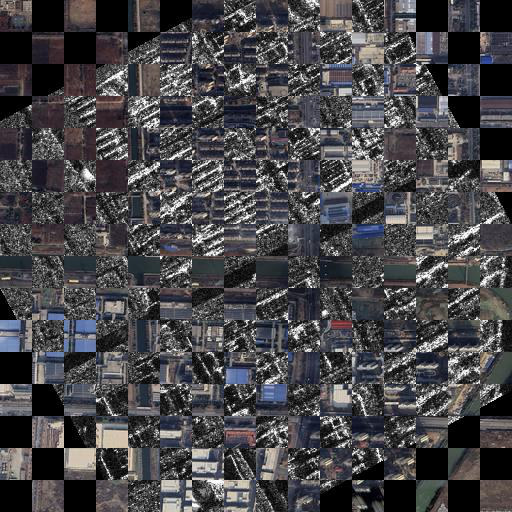
#> input picture algorithms/matlab/ljh/TV/filter_outputs/pair13_1_pair13_2_checkerboard.png, 512 x 512 px; its folder holds only this picture in this run
$ python paper_visual_compare.py --input ../TV/filter_outputs/pair13_1_pair13_2_checkerboard.png
#> lines starting #> are read from the running program, lines starting #| are printed output that depends on the picture
import argparse
import glob
import os
from dataclasses import dataclass
from typing import Dict, List, Optional, Tuple

import numpy as np


def _lazy_import_matplotlib():
    import matplotlib

    matplotlib.rcParams["pdf.fonttype"] = 42
    matplotlib.rcParams["ps.fonttype"] = 42
    matplotlib.rcParams["font.family"] = "sans-serif"
    matplotlib.rcParams["font.sans-serif"] = [
        "Microsoft YaHei",
        "SimHei",
        "Noto Sans CJK SC",
        "Arial Unicode MS",
        "DejaVu Sans",
    ]
    matplotlib.rcParams["axes.unicode_minus"] = False
    import matplotlib.pyplot as plt

    return plt


def _lazy_import_pil():
    from PIL import Image

    return Image


def _repo_root_from_this_file() -> str:
    return os.path.abspath(os.path.join(os.path.dirname(__file__), ".."))


# [31 lines left out: function _find_default_optical_image, not called in this run]


def _load_rgb01(path: str) -> np.ndarray:
    Image = _lazy_import_pil()
    img = Image.open(path).convert("RGB")
    arr = np.asarray(img).astype(np.float32) / 255.0
    return arr


def _rgb_to_gray01(rgb: np.ndarray) -> np.ndarray:
    r = rgb[..., 0]
    g = rgb[..., 1]
    b = rgb[..., 2]
    return (0.299 * r + 0.587 * g + 0.114 * b).astype(np.float32)


def _rgb_to_ycbcr01(rgb: np.ndarray) -> np.ndarray:
    r = rgb[..., 0]
    g = rgb[..., 1]
    b = rgb[..., 2]
    y = 0.299 * r + 0.587 * g + 0.114 * b
    cb = -0.168736 * r - 0.331264 * g + 0.5 * b + 0.5
    cr = 0.5 * r - 0.418688 * g - 0.081312 * b + 0.5
    return np.stack([y, cb, cr], axis=-1).astype(np.float32)


def _ycbcr_to_rgb01(ycbcr: np.ndarray) -> np.ndarray:
    y = ycbcr[..., 0]
    cb = ycbcr[..., 1] - 0.5
    cr = ycbcr[..., 2] - 0.5
    r = y + 1.402 * cr
    g = y - 0.344136 * cb - 0.714136 * cr
    b = y + 1.772 * cb
    rgb = np.stack([r, g, b], axis=-1)
    return np.clip(rgb, 0.0, 1.0).astype(np.float32)


def _gaussian_kernel1d(sigma: float) -> np.ndarray:
    sigma = float(sigma)
    if sigma <= 0:
        return np.array([1.0], dtype=np.float32)
    radius = max(1, int(np.ceil(3.0 * sigma)))
    x = np.arange(-radius, radius + 1, dtype=np.float32)
    k = np.exp(-(x * x) / (2.0 * sigma * sigma)).astype(np.float32)
    k /= np.sum(k)
    return k


def _convolve1d_reflect(x: np.ndarray, k: np.ndarray, axis: int) -> np.ndarray:
    pad = (len(k) - 1) // 2
    pad_width = [(0, 0)] * x.ndim
    pad_width[axis] = (pad, pad)
    xp = np.pad(x, pad_width=pad_width, mode="reflect")
    out = np.zeros_like(x, dtype=np.float32)
    slc = [slice(None)] * xp.ndim
    for i, w in enumerate(k):
        slc[axis] = slice(i, i + x.shape[axis])
        out += w * xp[tuple(slc)]
    return out


def _gaussian_blur(rgb01: np.ndarray, sigma: float) -> np.ndarray:
    k = _gaussian_kernel1d(sigma)
    x = rgb01.astype(np.float32)
    x = _convolve1d_reflect(x, k, axis=0)
    x = _convolve1d_reflect(x, k, axis=1)
    return np.clip(x, 0.0, 1.0).astype(np.float32)


def _gaussian_blur_gray(gray01: np.ndarray, sigma: float) -> np.ndarray:
    k = _gaussian_kernel1d(sigma)
    x = gray01.astype(np.float32)
    x = _convolve1d_reflect(x, k, axis=0)
    x = _convolve1d_reflect(x, k, axis=1)
    return x.astype(np.float32)


def _sobel_magnitude(gray01: np.ndarray) -> np.ndarray:
    gx_k = np.array([[-1, 0, 1], [-2, 0, 2], [-1, 0, 1]], dtype=np.float32)
    gy_k = np.array([[-1, -2, -1], [0, 0, 0], [1, 2, 1]], dtype=np.float32)

    def conv2(x: np.ndarray, k: np.ndarray) -> np.ndarray:
        xp = np.pad(x, [(1, 1), (1, 1)], mode="reflect").astype(np.float32)
        out = np.zeros_like(x, dtype=np.float32)
        for dy in range(3):
            for dx in range(3):
                out += k[dy, dx] * xp[dy : dy + x.shape[0], dx : dx + x.shape[1]]
        return out

    gx = conv2(gray01, gx_k)
    gy = conv2(gray01, gy_k)
    mag = np.sqrt(gx * gx + gy * gy).astype(np.float32)
    return mag


def _laplacian_energy(gray01: np.ndarray) -> float:
    k = np.array([[0, 1, 0], [1, -4, 1], [0, 1, 0]], dtype=np.float32)
    xp = np.pad(gray01, [(1, 1), (1, 1)], mode="reflect").astype(np.float32)
    out = np.zeros_like(gray01, dtype=np.float32)
    for dy in range(3):
        for dx in range(3):
            out += k[dy, dx] * xp[dy : dy + gray01.shape[0], dx : dx + gray01.shape[1]]
    return float(np.mean(out * out))


def _anisotropic_diffusion_gray(
    gray01: np.ndarray,
    niter: int = 20,
    kappa: float = 0.08,
    gamma: float = 0.18,
    option: int = 1,
) -> np.ndarray:
    u = gray01.astype(np.float32).copy()
    for _ in range(int(niter)):
        north = np.roll(u, -1, axis=0) - u
        south = np.roll(u, 1, axis=0) - u
        east = np.roll(u, -1, axis=1) - u
        west = np.roll(u, 1, axis=1) - u
        if option == 1:
            c_n = np.exp(-(north / kappa) ** 2)
            c_s = np.exp(-(south / kappa) ** 2)
            c_e = np.exp(-(east / kappa) ** 2)
            c_w = np.exp(-(west / kappa) ** 2)
        else:
            c_n = 1.0 / (1.0 + (north / kappa) ** 2)
            c_s = 1.0 / (1.0 + (south / kappa) ** 2)
            c_e = 1.0 / (1.0 + (east / kappa) ** 2)
            c_w = 1.0 / (1.0 + (west / kappa) ** 2)
        u = u + gamma * (c_n * north + c_s * south + c_e * east + c_w * west)
    return np.clip(u, 0.0, 1.0).astype(np.float32)


def _unsharp_mask(rgb01: np.ndarray, sigma: float = 1.2, amount: float = 0.6) -> np.ndarray:
    blur = _gaussian_blur(rgb01, sigma=sigma)
    sharp = rgb01 + float(amount) * (rgb01 - blur)
    return np.clip(sharp, 0.0, 1.0).astype(np.float32)


def _algo_gaussian_denoise(rgb01: np.ndarray) -> np.ndarray:
    return _gaussian_blur(rgb01, sigma=1.35)


def _algo_edge_preserve_diffusion(rgb01: np.ndarray) -> np.ndarray:
    ycc = _rgb_to_ycbcr01(rgb01)
    y = ycc[..., 0]
    y_d = _anisotropic_diffusion_gray(y, niter=24, kappa=0.075, gamma=0.18, option=1)
    ycc2 = ycc.copy()
    ycc2[..., 0] = y_d
    out = _ycbcr_to_rgb01(ycc2)
    out = _unsharp_mask(out, sigma=1.1, amount=0.45)
    return out


@dataclass
class Metrics:
    edge_strength_ratio: float
    noise_reduction_ratio: float
    detail_energy_ratio: float


def _compute_metrics(orig_gray: np.ndarray, out_gray: np.ndarray) -> Metrics:
    eps = 1e-8
    e0 = _sobel_magnitude(orig_gray)
    e1 = _sobel_magnitude(out_gray)
    edge_strength_ratio = float((np.mean(e1) + eps) / (np.mean(e0) + eps))

    p = 50.0
    thr = np.percentile(e0, p)
    mask = e0 <= thr
    hf0 = orig_gray - _gaussian_blur_gray(orig_gray, sigma=2.0)
    hf1 = out_gray - _gaussian_blur_gray(out_gray, sigma=2.0)
    n0 = float(np.std(hf0[mask]) + eps)
    n1 = float(np.std(hf1[mask]) + eps)
    noise_reduction_ratio = float(1.0 - (n1 / n0))

    d0 = _laplacian_energy(orig_gray) + eps
    d1 = _laplacian_energy(out_gray) + eps
    detail_energy_ratio = float(d1 / d0)

    return Metrics(
        edge_strength_ratio=edge_strength_ratio,
        noise_reduction_ratio=noise_reduction_ratio,
        detail_energy_ratio=detail_energy_ratio,
    )


def _pick_salient_points(diff01: np.ndarray, k: int = 3, radius: int = 18) -> List[Tuple[int, int, float]]:
    x = diff01.astype(np.float32).copy()
    pts: List[Tuple[int, int, float]] = []
    for _ in range(int(k)):
        idx = int(np.argmax(x))
        v = float(x.flat[idx])
        if v <= 0:
            break
        y, xx = np.unravel_index(idx, x.shape)
        pts.append((int(y), int(xx), v))
        y0 = max(0, y - radius)
        y1 = min(x.shape[0], y + radius + 1)
        x0 = max(0, xx - radius)
        x1 = min(x.shape[1], xx + radius + 1)
        x[y0:y1, x0:x1] = 0.0
    return pts


def _fmt_metrics(m: Metrics) -> str:
    return (
        f"Edge strength×{m.edge_strength_ratio:.2f}, "
        f"Noise reduction {m.noise_reduction_ratio*100:.1f}%, "
        f"Detail energy×{m.detail_energy_ratio:.2f}"
    )


def _caption_text(
    input_name: str,
    algo_a_name: str,
    algo_b_name: str,
    m_a: Metrics,
    m_b: Metrics,
    num_arrows: int,
) -> str:
    en = (
        f"Figure: Visual comparison on an optical image ({input_name}). "
        f"(a) Original. (b) {algo_a_name}. (c) {algo_b_name}. "
        f"(d) Absolute difference map |(b)-(c)| overlaid on the original (hot colors indicate larger disagreement), "
        f"with {num_arrows} annotated regions highlighting representative changes. "
        f"Quantitative cues (relative to the original; higher is better for edge/detail, lower noise is better): "
        f"{algo_a_name}: {_fmt_metrics(m_a)}; {algo_b_name}: {_fmt_metrics(m_b)}."
    )
    zh = (
        f"图：在标准光学图像（{input_name}）上的可视化对比。"
        f"(a) 原始图像。(b) {algo_a_name} 结果。(c) {algo_b_name} 结果。"
        f"(d) 叠加在原图上的绝对差异热力图 |(b)-(c)|（暖色表示差异更大），"
        f"并用 {num_arrows} 处箭头标注具有代表性的差异区域。"
        f"定量提示（相对原图；边缘/细节越大越好、噪声越低越好）："
        f"{algo_a_name}：{_fmt_metrics(m_a)}；{algo_b_name}：{_fmt_metrics(m_b)}。"
    )
    return en + "\n\n" + zh + "\n"


def _plot_and_save(
    rgb: np.ndarray,
    out_a: np.ndarray,
    out_b: np.ndarray,
    out_path: str,
    fmt: str,
    title_bilingual: str,
    algo_a_name: str,
    algo_b_name: str,
    annotate_k: int,
) -> Tuple[str, str]:
    plt = _lazy_import_matplotlib()

    orig_gray = _rgb_to_gray01(rgb)
    a_gray = _rgb_to_gray01(out_a)
    b_gray = _rgb_to_gray01(out_b)

    e0 = _sobel_magnitude(orig_gray)
    ea = _sobel_magnitude(a_gray)
    eb = _sobel_magnitude(b_gray)
    t0 = np.percentile(e0, 92.0)
    ta = np.percentile(ea, 92.0)
    tb = np.percentile(eb, 92.0)

    diff = np.abs(a_gray - b_gray).astype(np.float32)
    diff_n = diff / (np.percentile(diff, 99.5) + 1e-8)
    diff_n = np.clip(diff_n, 0.0, 1.0)
    pts = _pick_salient_points(diff_n, k=annotate_k, radius=18)

    fig, axs = plt.subplots(2, 2, figsize=(11.2, 8.2), constrained_layout=True)
    fig.suptitle(title_bilingual, fontsize=14)

    def set_axes(ax):
        ax.set_xlabel("X (pixel) / X（像素）")
        ax.set_ylabel("Y (pixel) / Y（像素）")

    axs[0, 0].imshow(rgb)
    axs[0, 0].set_title("Original / 原始图像")
    set_axes(axs[0, 0])

    axs[0, 1].imshow(out_a)
    axs[0, 1].set_title(f"{algo_a_name} / 算法A")
    set_axes(axs[0, 1])
    axs[0, 1].contour(e0, levels=[t0], colors=["#FFD54F"], linewidths=0.8)
    axs[0, 1].contour(ea, levels=[ta], colors=["#00E5FF"], linewidths=0.8)

    axs[1, 0].imshow(out_b)
    axs[1, 0].set_title(f"{algo_b_name} / 算法B")
    set_axes(axs[1, 0])
    axs[1, 0].contour(e0, levels=[t0], colors=["#FFD54F"], linewidths=0.8)
    axs[1, 0].contour(eb, levels=[tb], colors=["#00E5FF"], linewidths=0.8)

    axs[1, 1].imshow(orig_gray, cmap="gray", vmin=0.0, vmax=1.0)
    hm = axs[1, 1].imshow(diff_n, cmap="magma", alpha=0.78, vmin=0.0, vmax=1.0)
    axs[1, 1].set_title("Key differences / 关键差异标注")
    set_axes(axs[1, 1])

    for i, (yy, xx, v) in enumerate(pts, start=1):
        dx = 45 if (xx < diff_n.shape[1] // 2) else -45
        dy = -35 if (yy > diff_n.shape[0] // 2) else 35
        axs[1, 1].annotate(
            f"D{i}",
            xy=(xx, yy),
            xytext=(xx + dx, yy + dy),
            color="white",
            fontsize=10,
            arrowprops=dict(arrowstyle="->", color="white", lw=1.6),
            bbox=dict(boxstyle="round,pad=0.15", fc=(0, 0, 0, 0.35), ec="white", lw=0.6),
        )

    cbar = fig.colorbar(hm, ax=axs[1, 1], fraction=0.046, pad=0.02)
    cbar.set_label("Abs difference / 绝对差异", rotation=90)

    from matplotlib.patches import Patch

    legend_handles = [
        Patch(facecolor="#FFD54F", edgecolor="none", label="Original edges / 原始边缘"),
        Patch(facecolor="#00E5FF", edgecolor="none", label="Output edges / 输出边缘"),
    ]
    axs[0, 1].legend(
        handles=legend_handles,
        loc="lower left",
        framealpha=0.85,
        fontsize=9,
        title="Overlay / 叠加",
        title_fontsize=9,
    )

    base, _ = os.path.splitext(out_path)
    fig_path = f"{base}.{fmt}"
    fig.savefig(fig_path, dpi=300, bbox_inches="tight")
    plt.close(fig)
    return fig_path, base


def main():
    parser = argparse.ArgumentParser()
    parser.add_argument("--input", type=str, default="", help="输入光学图像路径（可选）")
    parser.add_argument(
        "--out",
        type=str,
        default="paper_compare_figure.pdf",
        help="输出文件路径（扩展名会被 --format 覆盖）",
    )
    parser.add_argument("--format", type=str, default="pdf", choices=["pdf", "svg"])
    parser.add_argument("--max-size", type=int, default=900, help="最长边最大像素（用于加速）")
    parser.add_argument("--annotate-k", type=int, default=3, help="差异箭头标注数量")
    parser.add_argument("--title", type=str, default="Algorithm Comparison / 算法效果对比")
    parser.add_argument("--algo-a-name", type=str, default="Gaussian denoise")
    parser.add_argument("--algo-b-name", type=str, default="Edge-preserving diffusion")
    args = parser.parse_args()

    repo_root = _repo_root_from_this_file()
    input_path = args.input.strip() or _find_default_optical_image(repo_root)
    rgb = _load_rgb01(input_path)
#> in _load_rgb01, img is the input picture: PIL image 512x512 RGB; mean R, G, B 71.4, 70.2, 73.3

    h, w = rgb.shape[:2]
    scale = float(args.max_size) / float(max(h, w))
    if scale < 1.0:
        Image = _lazy_import_pil()
        img = Image.fromarray((rgb * 255.0).astype(np.uint8))
        rgb = np.asarray(img.resize((int(w * scale), int(h * scale)), resample=Image.BICUBIC)).astype(
            np.float32
        ) / 255.0

    out_a = _algo_gaussian_denoise(rgb)
#> after the loop in _convolve1d_reflect, `for i, w in enumerate(k):`:
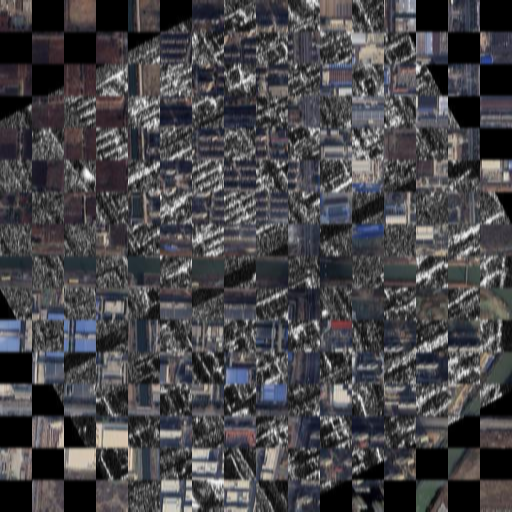
#> out: shape (512, 512, 3) float32; mean R, G, B 0.28, 0.275, 0.287
#> after the loop in _convolve1d_reflect, `for i, w in enumerate(k):`: slc = 3 items
    out_b = _algo_edge_preserve_diffusion(rgb)
#> in _rgb_to_ycbcr01, `return np.stack([y, cb, cr], axis=-1).astype(np.float32)`:
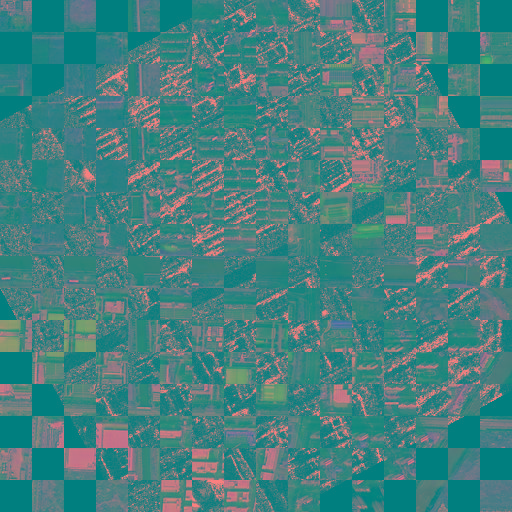
#> returned value: shape (512, 512, 3) float32; mean of channels 0, 1, 2 0.278, 0.505, 0.501; drawn as R, G, B
#> the loop in _anisotropic_diffusion_gray, `for _ in range(int(niter)):` made 24 passes
#> pass 1, in _anisotropic_diffusion_gray, `west = np.roll(u, 1, axis=1) - u`:
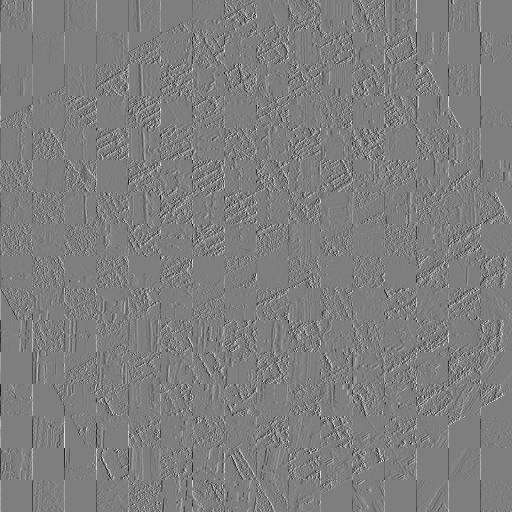
#> west: shape (512, 512) float32; min -0.949, max 0.961, mean 1.01e-11; drawn with min black and max white
#> in _ycbcr_to_rgb01, `cr = ycbcr[..., 2] - 0.5`:
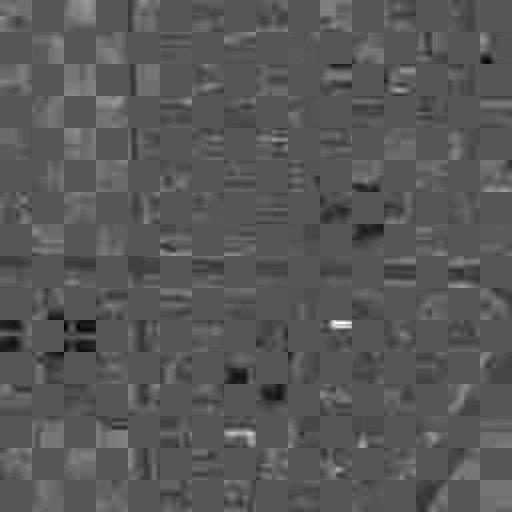
#> cr: shape (512, 512) float32; min -0.0871, max 0.166, mean 0.00128; drawn with min black and max white
#> in _unsharp_mask, `sharp = rgb01 + float(amount) * (rgb01 - blur)`:
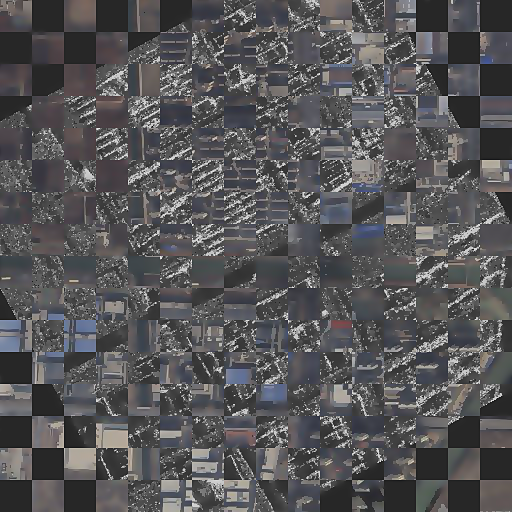
#> sharp: shape (512, 512, 3) float32; mean R, G, B 0.28, 0.275, 0.287; drawn with min black and max white

    orig_gray = _rgb_to_gray01(rgb)
    m_a = _compute_metrics(orig_gray, _rgb_to_gray01(out_a))
#> in _rgb_to_gray01 (call 2), `b = rgb[..., 2]`:
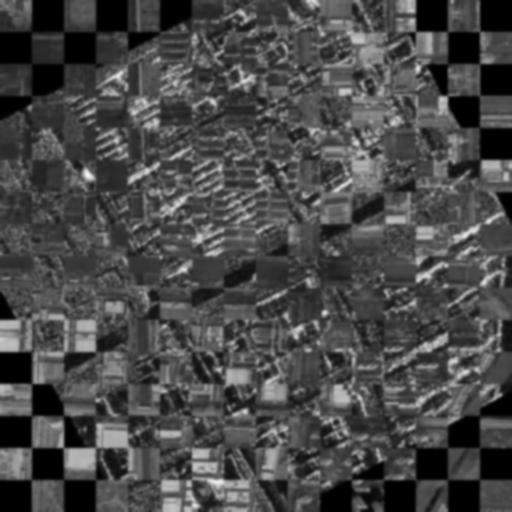
#> b: shape (512, 512) float32; min 0, max 0.951, mean 0.287
#> in _compute_metrics, `eps = 1e-8`: eps = 1e-08
#> in conv2, `xp = np.pad(x, [(1, 1), (1, 1)], mode="reflect").astype(np.float32)`:
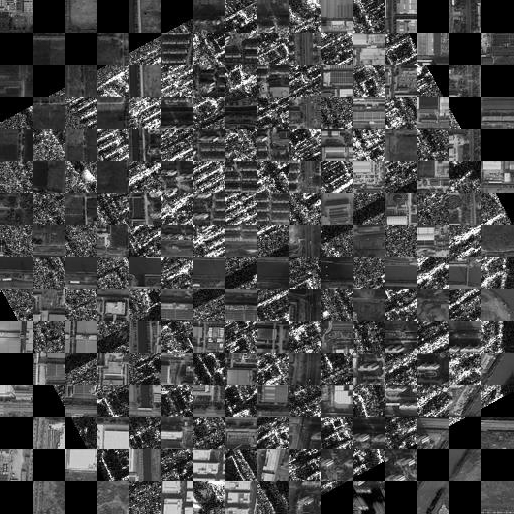
#> xp: shape (514, 514) float32; min 0, max 1, mean 0.278
#> in _compute_metrics, `edge_strength_ratio = float((np.mean(e1) + eps) / (np.mean(e0) + eps))`: edge_strength_ratio = 0.471
#> in _compute_metrics, `thr = np.percentile(e0, p)`: thr = 0.421
#> in _compute_metrics, `n0 = float(np.std(hf0[mask]) + eps)`: n0 = 0.074
#> in _compute_metrics, `n1 = float(np.std(hf1[mask]) + eps)`: n1 = 0.0321
#> in _compute_metrics, `noise_reduction_ratio = float(1.0 - (n1 / n0))`: noise_reduction_ratio = 0.567
#> in _compute_metrics, `d0 = _laplacian_energy(orig_gray) + eps`: d0 = 0.136
#> in _compute_metrics, `d1 = _laplacian_energy(out_gray) + eps`: d1 = 0.00126
#> in _compute_metrics, `detail_energy_ratio = float(d1 / d0)`: detail_energy_ratio = 0.00924
    m_b = _compute_metrics(orig_gray, _rgb_to_gray01(out_b))

    fig_path, base = _plot_and_save(
        rgb=rgb,
        out_a=out_a,
        out_b=out_b,
        out_path=args.out,
        fmt=args.format,
        title_bilingual=args.title,
        algo_a_name=args.algo_a_name,
        algo_b_name=args.algo_b_name,
        annotate_k=int(args.annotate_k),
    )
#> in _plot_and_save, `t0 = np.percentile(e0, 92.0)`: t0 = 1.56
#> in _plot_and_save, `ta = np.percentile(ea, 92.0)`: ta = 0.678
#> in _plot_and_save, `tb = np.percentile(eb, 92.0)`: tb = 1.8
#> the loop in _pick_salient_points, `for _ in range(int(k)):` made 3 passes
#> (idx, xx, x0, x1) on passes 1 to 3: (865, 353, 335, 372), (1406, 382, 364, 401), (1988, 452, 434, 471)
#> after the loop in _pick_salient_points, `for _ in range(int(k)):`: pts = [(1, 353, 1), (2, 382, 1), (3, 452, 1)]
#> the loop in _plot_and_save, `for i, (yy, xx, v) in enumerate(pts, start=1):` made 3 passes
#> xx on passes 1 to 3: 353, 382, 452
#> fig_path = 'paper_compare_figure.pdf'; base = 'paper_compare_figure'

    caption = _caption_text(
        input_name=os.path.basename(input_path),
        algo_a_name=args.algo_a_name,
        algo_b_name=args.algo_b_name,
        m_a=m_a,
        m_b=m_b,
        num_arrows=int(args.annotate_k),
    )
    caption_path = base + "_caption.txt"
#> caption_path = 'paper_compare_figure_caption.txt'
    with open(caption_path, "w", encoding="utf-8") as f:
        f.write(caption)

    print("input", input_path)
    print("figure", fig_path)
#| figure paper_compare_figure.pdf
    print("caption", caption_path)
#| caption paper_compare_figure_caption.txt


if __name__ == "__main__":
    main()

$ run again, on algorithms/matlab/ljh/TV/filter_outputs/pair13_1_pair13_2_wssf_matches.png
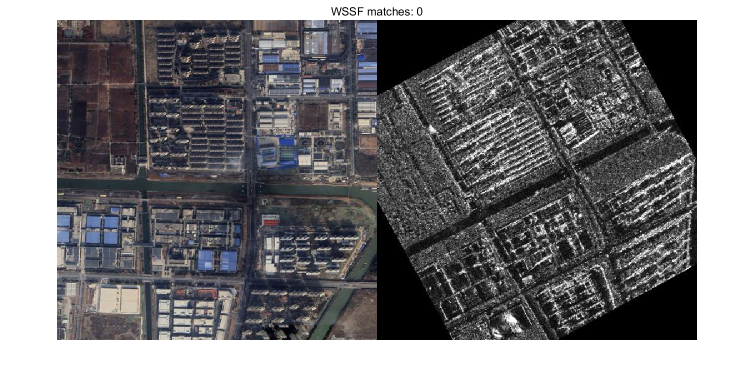
#> input picture algorithms/matlab/ljh/TV/filter_outputs/pair13_1_pair13_2_wssf_matches.png, 1510 x 781 px (shown at 1/2 size)
#> in _load_rgb01, img is the input picture: PIL image 1510x781 RGB; mean R, G, B 127.7, 127, 129.1
#> after the loop in _convolve1d_reflect, `for i, w in enumerate(k):`:
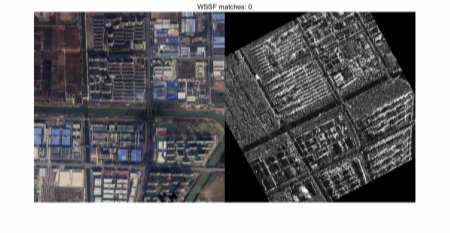
#> out: shape (465, 900, 3) float32 (shown at 1/2 size); mean R, G, B 0.501, 0.498, 0.506
#> after the loop in _convolve1d_reflect, `for i, w in enumerate(k):`: slc = 3 items
#> xp: shape (465, 910, 3) float32
#> xp: shape (473, 900, 3) float32
#> xp: shape (465, 908, 3) float32
#> in _unsharp_mask, `sharp = rgb01 + float(amount) * (rgb01 - blur)`:
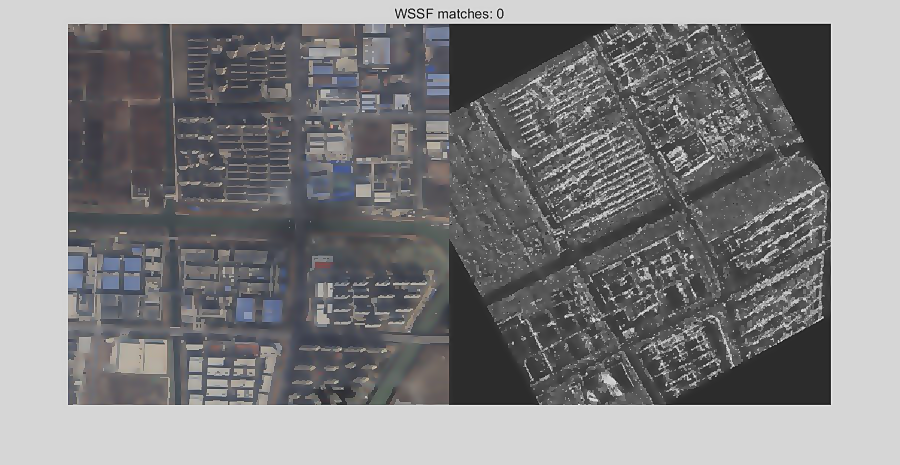
#> sharp: shape (465, 900, 3) float32; mean R, G, B 0.501, 0.498, 0.506; drawn with min black and max white
#> eps = 1e-08
#> edge_strength_ratio = 0.509
#> thr = 0.186
#> n0 = 0.0369
#> n1 = 0.0246
#> noise_reduction_ratio = 0.335
#> d0 = 0.0504
#> d1 = 0.000972
#> detail_energy_ratio = 0.0193
#> t0 = 1.28
#> ta = 0.61
#> tb = 1.42
#> the loop in _pick_salient_points, `for _ in range(int(k)):` made 3 passes
#> (idx, xx, x0, x1) on passes 1 to 3: (8495, 395, 377, 414), (8518, 418, 400, 437), (8558, 458, 440, 477)
#> after the loop in _pick_salient_points, `for _ in range(int(k)):`: pts = [(9, 395, 1), (9, 418, 1), (9, 458, 1)]
#> the loop in _plot_and_save, `for i, (yy, xx, v) in enumerate(pts, start=1):` made 3 passes
#> (xx, dx) on passes 1 to 3: (395, 45), (418, 45), (458, -45)
#> fig_path = 'paper_compare_figure.pdf'; base = 'paper_compare_figure'
#> caption_path = 'paper_compare_figure_caption.txt'
#| figure paper_compare_figure.pdf
#| caption paper_compare_figure_caption.txt
